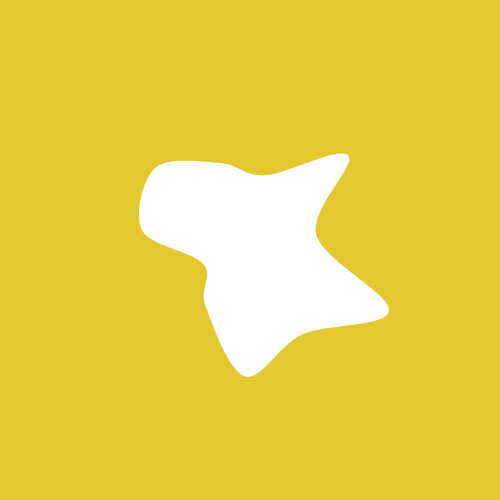
Frame 1 (no input)
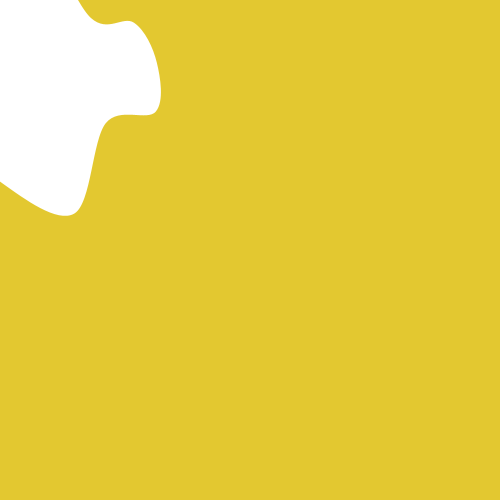
Frame 60 (the mouse pressed at the canvas centre just before this capture)
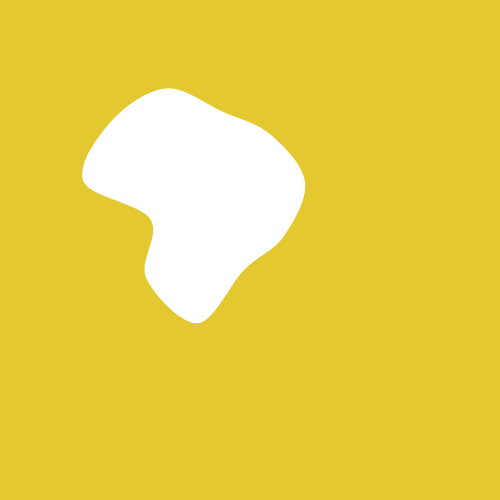
Frame 120 (the mouse held since frame 60 and released just before this capture)

The Processing sketch that drew these frames (run headless with seeded random() and noise(); from frame 60 on, the mouse is pressed at the canvas centre):

// Processing sketch: blob
// ── blob.pde
// In this sketch I test curveVertex
// Notice that three Vertices are drawn twice to make it a closed shape.
 
int Segments = 11;
 
// here we store all the curve points
float x[] = new float[Segments];
float y[] = new float[Segments];
 
// current blob location
float currentx;
float currenty;
 
void setup() {
  size(500, 500);
  smooth();
  noStroke();
  // start at the center of the screen
  currentx = width / 2;
  currenty = height / 2;
}
void draw() {
  background(#E3C830);
  
  // move a little bit from where we are
  // towards the mouse
  currentx = lerp(currentx, mouseX, 0.02);
  currenty = lerp(currenty, mouseY, 0.02);
  
  // calculate all the points.
  // they are laid out in a radial fashion, like
  // the hours in a clock.
  // the distance from the center is random and depends
  // on the current frameCount.
  for (int i=0; i<Segments; i++) {
    float angle = float(i) / float(Segments) * TWO_PI;
    float distance = 20 + 180 * noise(i, frameCount/20.0);        
    x[i] = currentx + sin(angle) * distance;
    y[i] = currenty + cos(angle) * distance;
  }
 
  // draw the blob  
  beginShape();
  for (int i=0; i<Segments+3; i++) {
    curveVertex(x[i % Segments], y[i % Segments]);
  }
  endShape();
}

void keyPressed() {
    if(key =='s') { save("thumb.jpg"); println("saved!"); }
}
